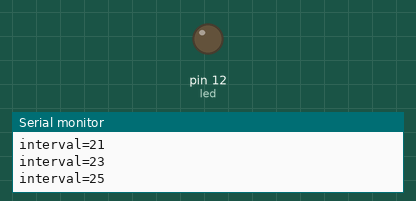
Bench run of a sketch on a simulated Arduino Uno, built with avr-gcc and run on an emulated ATmega328P. On the bench: output pins drawn as LEDs (lit = HIGH), the last lines printed to the serial monitor.

Above: at 0.32 s.
At 39.36 s:
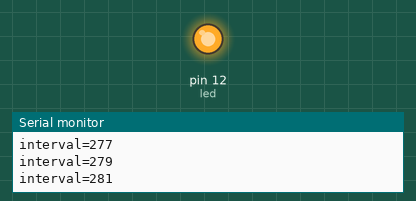
Timing chart, 0 to 40.0 s (numbered marks = the images above):
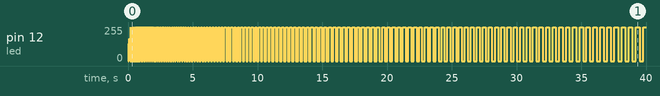

The sketch:

Variables.ino
```cpp
/*
Uses a variable to slow down blinking
http://arduino.cc/en/Tutorial/Variables
 */

// set a pin to be a variable:
int led = 12;
int interval = 5;
int addtime = 2;

void setup() {

  pinMode(led, OUTPUT);      // initialize the digital pin as an output.
  Serial.begin(9600);        // initialize serial communication at 9600 bits per second:
}

void loop() {
  digitalWrite(led, HIGH);       // turn the LED on (HIGH is the voltage level 5v)
  delay(interval);               // wait for "interval" time
  digitalWrite(led, LOW);        // turn the LED off by making the voltage LOW
  delay(interval);               // wait for "interval" time
  interval = interval+addtime;   //increase interval by adding the value of "addtime"
  Serial.print("interval=");     //prints the word "interval" on the screen
  Serial.println (interval);     //prints the VALUE of "interval" and makes a new line
}
```
